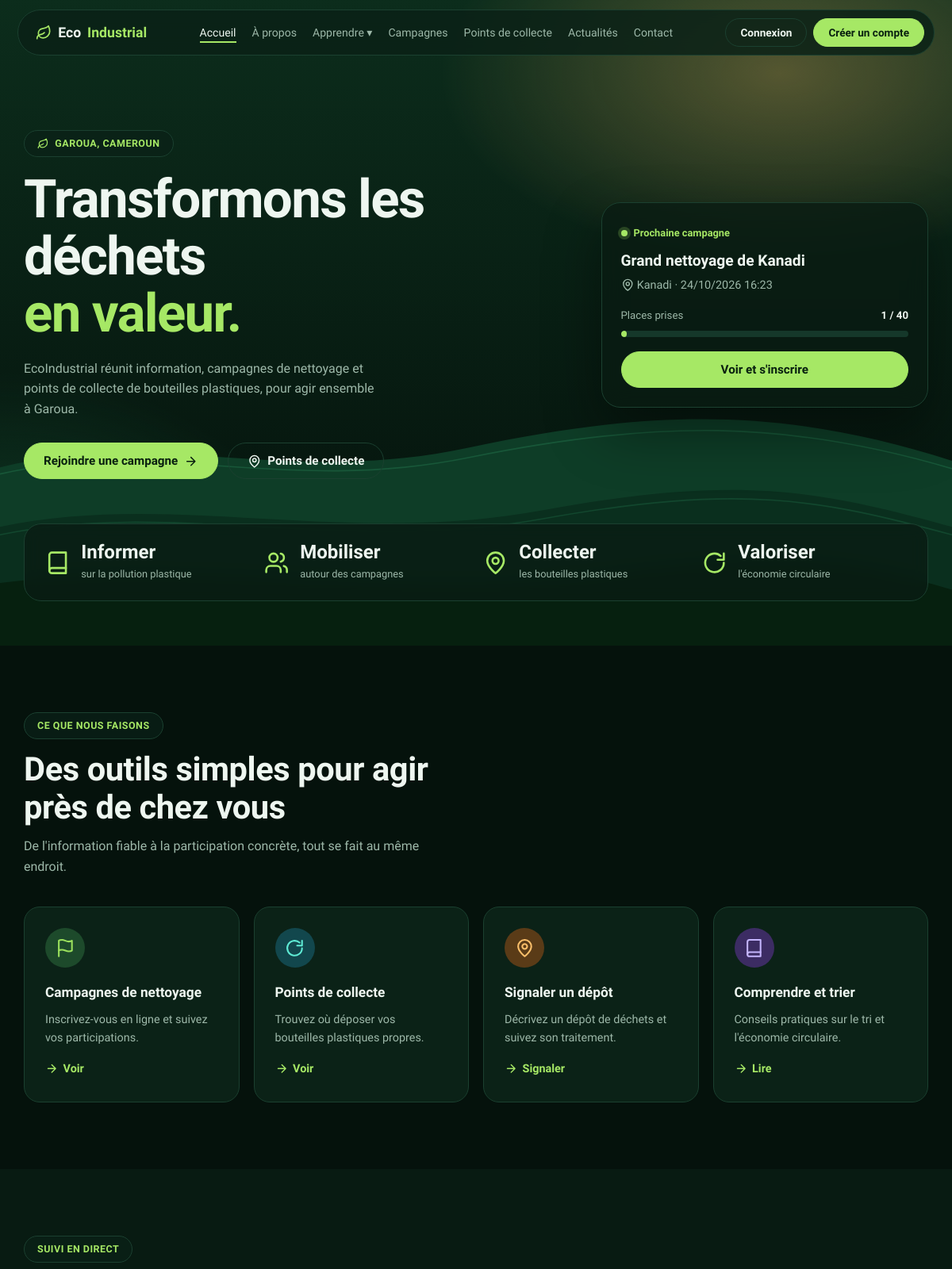
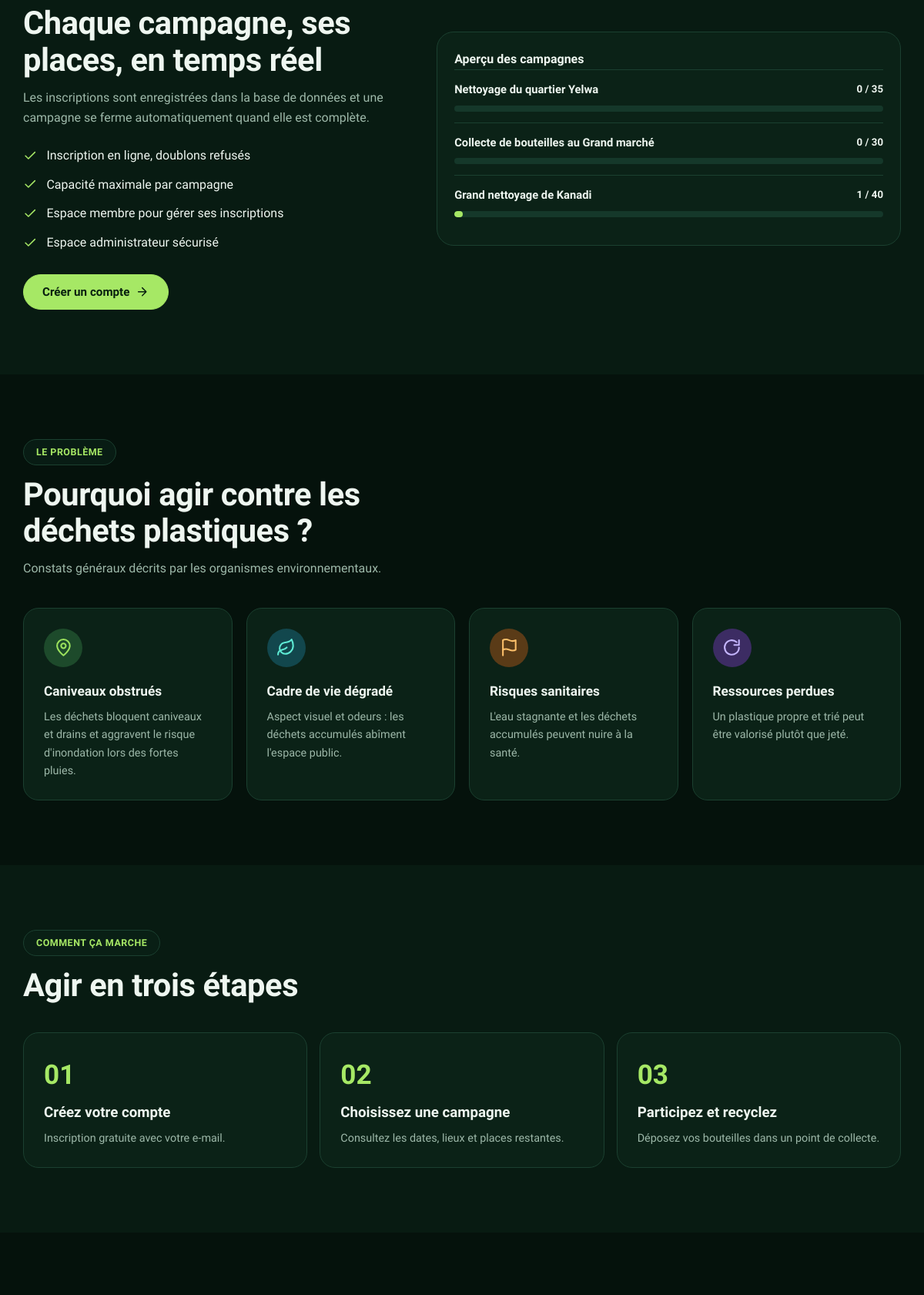
The page / (upper part) on the database its author committed (2 pictures, top to bottom).
### core/models.py (models this page shows, shortened)
class Campagne(models.Model):
    class Statut(models.TextChoices):
        OUVERTE = "ouverte", "Ouverte"
        FERMEE = "fermee", "Fermée"
    titre = models.CharField(max_length=150)
    description = models.TextField(blank=True)
    lieu = models.CharField(max_length=150, blank=True, choices=QUARTIERS)
    date_debut = models.DateTimeField("Date et heure")
    capacite = models.PositiveIntegerField("Capacité maximale", default=20)
    statut = models.CharField(max_length=10, choices=Statut.choices, default=Statut.OUVERTE)
    created_at = models.DateTimeField(auto_now_add=True)
    objects = CampagneQuerySet.as_manager()
    class Meta:
        ordering = ["-date_debut"]
    @property
    def inscrits(self):
        return self.n if hasattr(self, "n") else self.inscriptions.count()
    @property
    def pct(self):
        return min(100, round(self.inscrits / max(1, self.capacite) * 100))

### core/views.py (the view)
# urls.py: path("", views.home, name="home"),
def home(request):
    camps = Campagne.objects.with_n()
    context = {
        "prochaine": camps.filter(statut=Campagne.Statut.OUVERTE, date_debut__gte=timezone.now()).order_by("date_debut").first(),
        "camps": camps.order_by("-date_debut")[:3],
        "points": PointCollecte.objects.order_by("id")[:4],
        "actus": Article.objects.filter(categorie=Article.Categorie.ACTUALITE)[:3],
        "effets": EFFETS,
        "hero": bool(finders.find("img/hero.jpg")),
    }
    return render(request, "core/home.html", context)

### core/context_processors.py (called while the page is built)
def site(request):
    try:
        valeurs = dict(Parametre.objects.values_list("cle", "valeur"))
    except Exception:  # table pas encore migrée
        valeurs = {}
    return {"site": {k: valeurs.get(k) or d for k, d in DEFAUTS.items()}}

### core/models.py (called while the page is built)
    def with_n(self):
        return self.annotate(n=Count("inscriptions"))

### core/templatetags/core_extras.py (called while the page is built)
@register.simple_tag
def icon(name):
    return format_html('<svg class="i" aria-hidden="true"><use href="#i-{}"/></svg>', name)

@register.simple_tag
def asset(path):
    try:
        stamp = int(Path(settings.BASE_DIR, "static", path).stat().st_mtime)
    except OSError:
        stamp = 0
    return f"{static(path)}?v={stamp}"

### templates/core/home.html (shortened to what this page needs)
{% extends "base.html" %}{% load static core_extras %}
{% block content %}
<div class="hero {% if hero %}has-img{% endif %}" {% if hero %}style="--hero:url({% static 'img/hero.jpg' %})"{% endif %}>
<div class="wrap"><div class="hero-grid"><div>
<span class="eyebrow">{% icon 'leaf' %} Garoua, Cameroun</span>
<h1>Transformons les déchets<span>en valeur.</span></h1>
<p class="lead">EcoIndustrial réunit information, campagnes de nettoyage et points de collecte de bouteilles plastiques, pour agir ensemble à Garoua.</p>
<div class="cta"><a class="btn btn-main" href="{% url 'campagnes' %}">Rejoindre une campagne {% icon 'arrow' %}</a><a class="btn btn-ghost" href="{% url 'points' %}">{% icon 'pin' %} Points de collecte</a></div></div>
<aside class="glass" aria-label="Prochaine campagne">
{% if prochaine %}<span class="live">Prochaine campagne</span><h2>{{ prochaine.titre }}</h2><p>{% icon 'pin' %} {{ prochaine.lieu }} · {{ prochaine.date_debut|date:"d/m/Y H:i" }}</p>
<div class="meta"><span>Places prises</span><span>{{ prochaine.inscrits }} / {{ prochaine.capacite }}</span></div>
<div class="bar" role="progressbar" aria-valuenow="{{ prochaine.pct }}" aria-valuemin="0" aria-valuemax="100"><i style="width:{{ prochaine.pct }}%"></i></div>
<a class="btn btn-main" href="{% url 'campagne' prochaine.pk %}">Voir et s'inscrire</a>
{% else %}<span class="live">Campagnes</span><h2>Aucune campagne ouverte</h2><p>Revenez bientôt.</p>{% endif %}</aside></div>
<div class="strip" aria-label="Nos missions">
<div>{% icon 'book' %}<span><b>Informer</b><small>sur la pollution plastique</small></span></div>
<div>{% icon 'users' %}<span><b>Mobiliser</b><small>autour des campagnes</small></span></div>
<div>{% icon 'pin' %}<span><b>Collecter</b><small>les bouteilles plastiques</small></span></div>
<div>{% icon 'recycle' %}<span><b>Valoriser</b><small>l'économie circulaire</small></span></div></div></div></div>
<section><div class="wrap"><span class="eyebrow">Ce que nous faisons</span><h2 class="t">Des outils simples pour agir près de chez vous</h2>
<p class="sub">De l'information fiable à la participation concrète, tout se fait au même endroit.</p>
<div class="cards">
<article class="card c1"><div class="ic">{% icon 'flag' %}</div><h3>Campagnes de nettoyage</h3><p>Inscrivez-vous en ligne et suivez vos participations.</p><a class="more" href="{% url 'campagnes' %}">{% icon 'arrow' %} Voir</a></article>
<article class="card c2"><div class="ic">{% icon 'recycle' %}</div><h3>Points de collecte</h3><p>Trouvez où déposer vos bouteilles plastiques propres.</p><a class="more" href="{% url 'points' %}">{% icon 'arrow' %} Voir</a></article>
<article class="card c3"><div class="ic">{% icon 'pin' %}</div><h3>Signaler un dépôt</h3><p>Décrivez un dépôt de déchets et suivez son traitement.</p><a class="more" href="{% url 'signalement' %}">{% icon 'arrow' %} Signaler</a></article>
<article class="card c4"><div class="ic">{% icon 'book' %}</div><h3>Comprendre et trier</h3><p>Conseils pratiques sur le tri et l'économie circulaire.</p><a class="more" href="{% url 'conseils' %}">{% icon 'arrow' %} Lire</a></article></div></div></section>
<section class="alt"><div class="wrap split"><div><span class="eyebrow">Suivi en direct</span><h2 class="t">Chaque campagne, ses places, en temps réel</h2>
<p class="sub">Les inscriptions sont enregistrées dans la base de données et une campagne se ferme automatiquement quand elle est complète.</p>
<ul class="checks"><li>{% icon 'check' %} Inscription en ligne, doublons refusés</li><li>{% icon 'check' %} Capacité maximale par campagne</li><li>{% icon 'check' %} Espace membre pour gérer ses inscriptions</li><li>{% icon 'check' %} Espace administrateur sécurisé</li></ul>
<a class="btn btn-main" href="{% url 'inscription' %}">Créer un compte {% icon 'arrow' %}</a></div>
<div class="panel"><b>Aperçu des campagnes</b>{% for k in camps %}<div class="row"><div class="meta" style="margin:0 0 8px"><b style="color:var(--ink)">{{ k.titre }}</b><span>{{ k.inscrits }} / {{ k.capacite }}</span></div><div class="bar"><i style="width:{{ k.pct }}%"></i></div></div>{% endfor %}</div></div></section>
<section><div class="wrap"><span class="eyebrow">Le problème</span><h2 class="t">Pourquoi agir contre les déchets plastiques ?</h2><p class="sub">Constats généraux décrits par les organismes environnementaux.</p>{% include "core/_effets.html" %}</div></section>
<section class="alt"><div class="wrap"><span class="eyebrow">Comment ça marche</span><h2 class="t">Agir en trois étapes</h2>
<div class="steps"><div class="step"><h3>Créez votre compte</h3><p>Inscription gratuite avec votre e-mail.</p></div><div class="step"><h3>Choisissez une campagne</h3><p>Consultez les dates, lieux et places restantes.</p></div><div class="step"><h3>Participez et recyclez</h3><p>Déposez vos bouteilles dans un point de collecte.</p></div></div></div></section>
<section></section>
{% endblock %}

### rows shown on the page
Campagne: titre "Grand nettoyage de Kanadi", lieu "Kanadi", date_debut "24/10/2026 16:23", inscrits "1", capacite "40"
Campagne: titre "Nettoyage du quartier Yelwa", inscrits "0", capacite "35"
Campagne: titre "Collecte de bouteilles au Grand marché", inscrits "0", capacite "30"

### other values the page prints
{{ x.2 }} "Caniveaux obstrués" "Cadre de vie dégradé" "Risques sanitaires" "Ressources perdues"
{{ x.3 }} "Les déchets bloquent caniveaux et drains et aggravent le risque d'inondation lors des fortes pluies." "Aspect visuel et odeurs : les déchets accumulés abîment l'espace public." "L'eau stagnante et les déchets accumulés peuvent nuire à la santé." "Un plastique propre et trié peut être valorisé plutôt que jeté."
